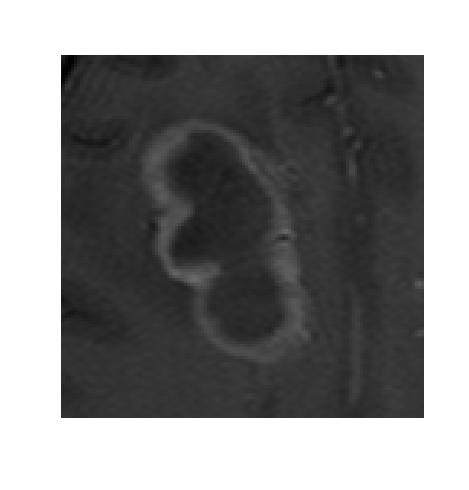
#> input picture Datos/Imagen.jpg, 469 x 490 px, found by its file name
$ python ROI.py
#> lines starting #> are read from the running program, lines starting #| are printed output that depends on the picture
from PIL import Image
import matplotlib.pyplot as plt
import numpy as np

# 1. Cargar la imagen
imagen = Image.open(r"C:\Users\lesse\Downloads\BONGO\Imagen.jpg")
#> imagen is the input picture: PIL image 469x490 RGB; min 0, max 255, mean 137.5

print("Formato:", imagen.format)
#| Formato: JPEG
print("Modo:", imagen.mode)
#| Modo: RGB
print("Tamaño:", imagen.size)
#| Tamaño: (469, 490)

imagen_array = np.array(imagen)

# 2. Coordenadas de la ROI
x1, y1 = 138, 117
x2, y2 = 314, 367

# 3. Extraer la ROI
roi = imagen_array[y1:y2, x1:x2]
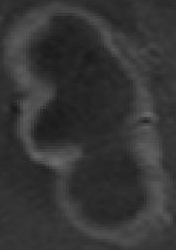
#> roi: shape (250, 176, 3); min 25, max 108, mean 53.3

print("Tamaño de la ROI:", roi.shape)
#| Tamaño de la ROI: (250, 176, 3)

# 4. Mostrar la ROI
plt.figure(figsize=(6, 6))
plt.imshow(roi)
plt.xlabel("X (píxeles)")
plt.ylabel("Y (píxeles)")
plt.title("Región de interés (ROI)")
plt.show()
